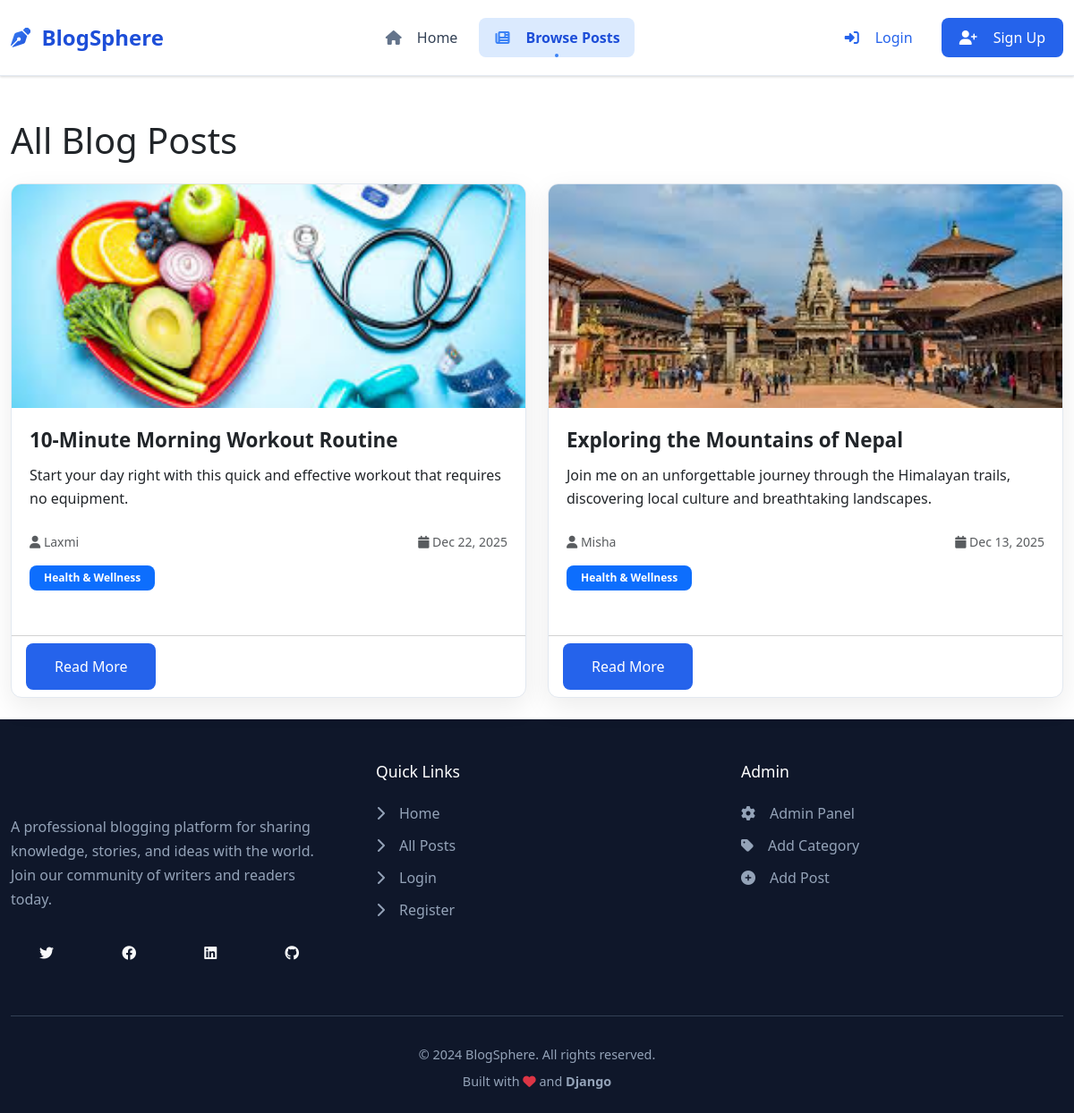
The app's page /posts/, older data.
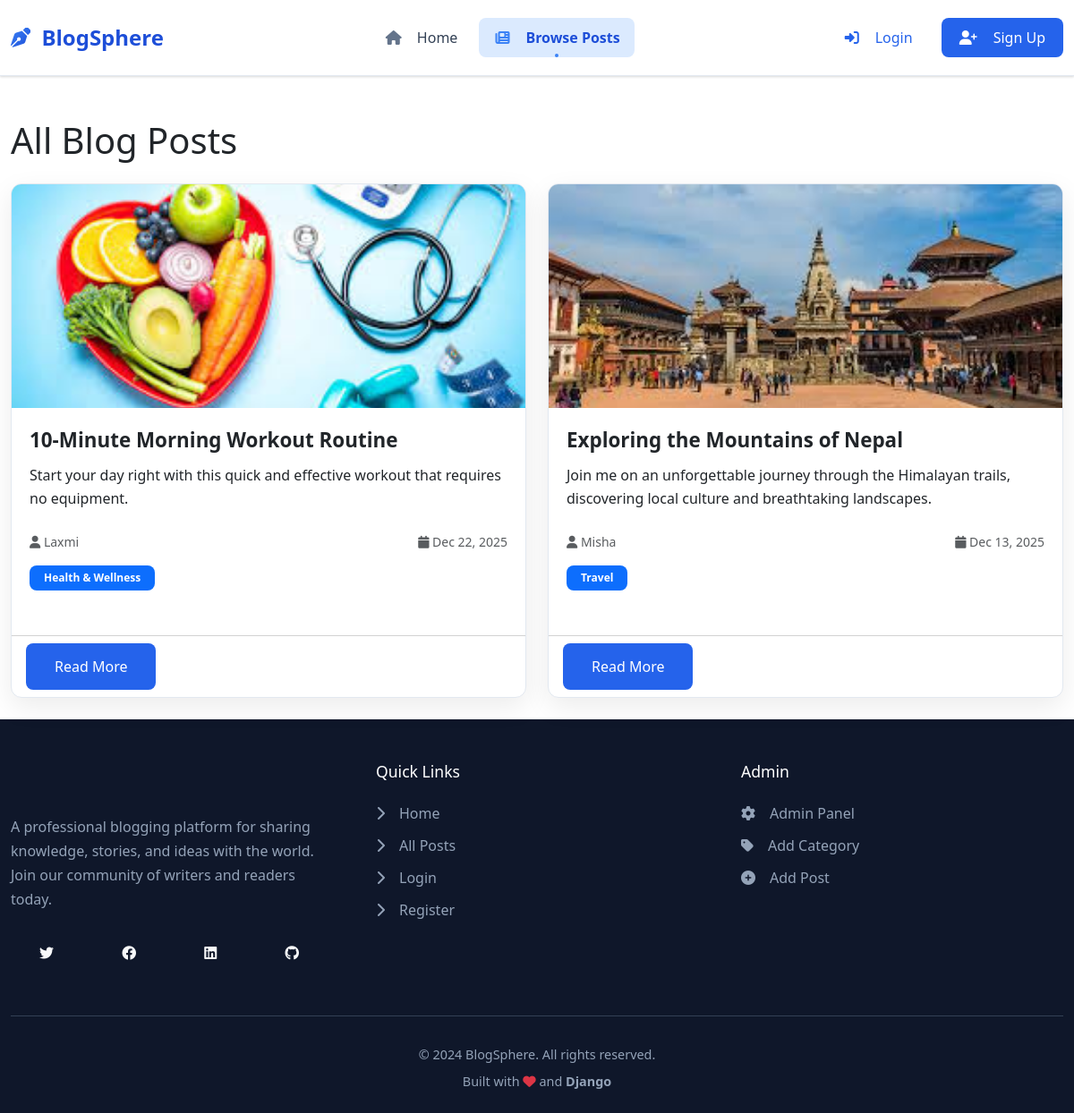
The same page, newer data.
### blog/models.py (models this page shows, shortened)
class Post(models.Model):
    title = models.CharField(max_length=200)
    content = models.TextField()
    excerpt = models.TextField(max_length=300, blank=True)
    author = models.ForeignKey(User, on_delete=models.CASCADE)
    category = models.ForeignKey(Category, on_delete=models.SET_NULL, null=True)
    created_at = models.DateTimeField(auto_now_add=True)
    updated_at = models.DateTimeField(auto_now=True)
    image = models.ImageField(upload_to='blog_images/', blank=True, null=True)
    class Meta:
        ordering = ['-created_at']

class Category(models.Model):
    name = models.CharField(max_length=100)

### blog/views.py (the view)
# urls.py: path('posts/', views.post_list, name='post_list'),
def post_list(request):
    posts = Post.objects.all()
    return render(request, 'blog/post_list.html', {'posts': posts})

### blog/templates/blog/post_list.html (shortened to what this page needs)
{% extends 'blog/base.html' %}
{% block content %}
<div class="container mt-5">
    <div class="row">
        <div class="col-12">
            <h1 class="mb-4">All Blog Posts</h1>
            {% if posts %}
                <div class="row">
                    {% for post in posts %}
                    <div class="col-lg-6 mb-4">
                        <div class="card post-card h-100">
                            {% if post.image %}
                            <img src="{{ post.image.url }}" class="card-img-top" alt="{{ post.title }}" style="height: 250px; object-fit: cover;">
                            {% else %}
                            <div class="card-img-top bg-light d-flex align-items-center justify-content-center" style="height: 250px;">
                                <i class="fas fa-image fa-3x text-muted"></i>
                            </div>
                            {% endif %}
                            <div class="card-body">
                                <h5 class="card-title">{{ post.title }}</h5>
                                {% if post.excerpt %}
                                <p class="card-text">{{ post.excerpt }}</p>
                                {% else %}
                                <p class="card-text">{{ post.content|truncatewords:30 }}</p>
                                {% endif %}
                                <div class="d-flex justify-content-between align-items-center mb-3">
                                    <small class="text-muted">
                                        <i class="fas fa-user"></i> {{ post.author.username }}
                                    </small>
                                    <small class="text-muted">
                                        <i class="fas fa-calendar"></i> {{ post.created_at|date:"M d, Y" }}
                                    </small>
                                </div>
                                {% if post.category %}
                                <span class="badge bg-primary">{{ post.category.name }}</span>
                                {% endif %}
                            </div>
                            <div class="card-footer bg-transparent">
                                <a href="{% url 'post_detail' post.pk %}" class="btn btn-primary btn-sm">Read More</a>
                            </div>
                        </div>
                    </div>
                    {% endfor %}
                </div>
            {% endif %}
        </div>
    </div>
</div>
{% endblock %}

### blog/templates/blog/base.html (shortened to what this page needs)
<!DOCTYPE html>
<html lang="en">
<head>
    <link href="https://cdn.jsdelivr.net/npm/bootstrap@5.3.0/dist/css/bootstrap.min.css" rel="stylesheet">
    <link href="https://cdnjs.cloudflare.com/ajax/libs/font-awesome/6.4.0/css/all.min.css" rel="stylesheet">
    {% load static %}
    <link href="{% static 'css/style.css' %}" rel="stylesheet">
</head>
<body>
<nav class="navbar navbar-expand-lg">
    <div class="container">
        <a class="navbar-brand" href="{% url 'home' %}">
            <i class="fas fa-pen-nib"></i>
            <span class="d-none d-sm-inline">BlogSphere</span>
        </a>
        <div class="collapse navbar-collapse" id="mainNavbar">
            <ul class="navbar-nav mx-auto">
                <li class="nav-item">
                    <a class="nav-link {% if request.path == '/' %}active{% endif %}" href="{% url 'home' %}">
                        <i class="fas fa-home me-2"></i>
                        <span>Home</span>
                    </a>
                </li>
                <li class="nav-item">
                    <a class="nav-link {% if 'posts' in request.path %}active{% endif %}" href="{% url 'post_list' %}">
                        <i class="fas fa-newspaper me-2"></i>
                        <span>Browse Posts</span>
                    </a>
                </li>
            </ul>
            <div class="user-section">
                {% if user.is_authenticated %}
                <div class="dropdown">
                    <div class="user-dropdown" data-bs-toggle="dropdown" aria-expanded="false">
                        <div class="user-avatar">
                            {% if user.first_name %}
                                {{ user.first_name|first|upper }}
                            {% else %}
                                {{ user.username|first|upper }}
                            {% endif %}
                        </div>
                        <div class="user-info d-none d-md-block">
                            <span class="user-name">{{ user.username|truncatechars:15 }}</span>
                            <span class="user-role">Author</span>
                        </div>
                        <i class="fas fa-chevron-down ms-2 text-muted d-none d-md-block"></i>
                    </div>
                    <ul class="dropdown-menu dropdown-menu-end">
                        <li>
                            <a class="dropdown-item" href="{% url 'my_posts' %}">
                                <i class="fas fa-columns me-2"></i>
                                Dashboard
                            </a>
                        </li>
                        <li>
                            <a class="dropdown-item" href="{% url 'create_post' %}">
                                <i class="fas fa-plus-circle me-2"></i>
                                New Post
                            </a>
                        </li>
                        {% if user.is_superuser %}
                        <li>
                            <a class="dropdown-item" href="/admin/" target="_blank">
                                <i class="fas fa-cog me-2"></i>
                                Admin Panel
                            </a>
                        </li>
                        {% endif %}
                        <li><hr class="dropdown-divider"></li>
                        <li>
                            <a class="dropdown-item" href="{% url 'logout' %}">
                                <i class="fas fa-sign-out-alt me-2"></i>
                                Logout
                            </a>
                        </li>
                    </ul>
                </div>
                {% else %}
                <div class="auth-buttons">
                    <a href="{% url 'login' %}" class="btn btn-login">
                        <i class="fas fa-sign-in-alt me-2"></i>
                        <span class="d-none d-sm-inline">Login</span>
                    </a>
                    <a href="{% url 'register' %}" class="btn btn-register">
                        <i class="fas fa-user-plus me-2"></i>
                        <span class="d-none d-sm-inline">Sign Up</span>
                    </a>
                </div>
                {% endif %}
            </div>
        </div>
    </div>
</nav>
    <main class="flex-grow-1">
        {% block content %}
        {% endblock %}
    </main>
    <footer>
        <div class="container">
            <div class="footer-content">
                <div class="footer-brand">
                    <div class="footer-logo">
                        <i class="fas fa-blog"></i>
                    </div>
                    <p class="footer-description">
                        A professional blogging platform for sharing knowledge, stories, and ideas with the world.
                        Join our community of writers and readers today.
                    </p>
                    <div class="social-links">
                        <a href="#" class="btn btn-outline-light btn-sm me-2">
                            <i class="fab fa-twitter"></i>
                        </a>
                        <a href="#" class="btn btn-outline-light btn-sm me-2">
                            <i class="fab fa-facebook"></i>
                        </a>
                        <a href="#" class="btn btn-outline-light btn-sm me-2">
                            <i class="fab fa-linkedin"></i>
                        </a>
                        <a href="#" class="btn btn-outline-light btn-sm">
                            <i class="fab fa-github"></i>
                        </a>
                    </div>
                </div>
                <div class="footer-links">
                    <h5>Quick Links</h5>
                    <ul>
                        <li><a href="{% url 'home' %}"><i class="fas fa-chevron-right me-2"></i>Home</a></li>
                        <li><a href="{% url 'post_list' %}"><i class="fas fa-chevron-right me-2"></i>All Posts</a></li>
                        {% if user.is_authenticated %}
                        <li><a href="{% url 'create_post' %}"><i class="fas fa-chevron-right me-2"></i>Write Post</a></li>
                        <li><a href="{% url 'my_posts' %}"><i class="fas fa-chevron-right me-2"></i>Dashboard</a></li>
                        {% else %}
                        <li><a href="{% url 'login' %}"><i class="fas fa-chevron-right me-2"></i>Login</a></li>
                        <li><a href="{% url 'register' %}"><i class="fas fa-chevron-right me-2"></i>Register</a></li>
                        {% endif %}
                    </ul>
                </div>
                <div class="footer-links">
                    <h5>Admin</h5>
                    <ul>
                        <li><a href="/admin/" target="_blank"><i class="fas fa-cog me-2"></i>Admin Panel</a></li>
                        <li><a href="/admin/blog/category/add/" target="_blank"><i class="fas fa-tag me-2"></i>Add Category</a></li>
                        <li><a href="/admin/blog/post/add/" target="_blank"><i class="fas fa-plus-circle me-2"></i>Add Post</a></li>
                    </ul>
                </div>
            </div>
            <div class="footer-bottom">
                <p class="mb-0">&copy; 2024 BlogSphere. All rights reserved.</p>
                <p class="mb-0 mt-2">
                    Built with <i class="fas fa-heart text-danger"></i> and
                    <span class="text-gradient fw-bold">Django</span>
                </p>
            </div>
        </div>
    </footer>
    {% load static %}
</body>
</html>

Row changes from the older to the newer data that the page shows:
changed Post "Exploring the Mountains of Nepal": category.name "Health & Wellness" → "Travel"
